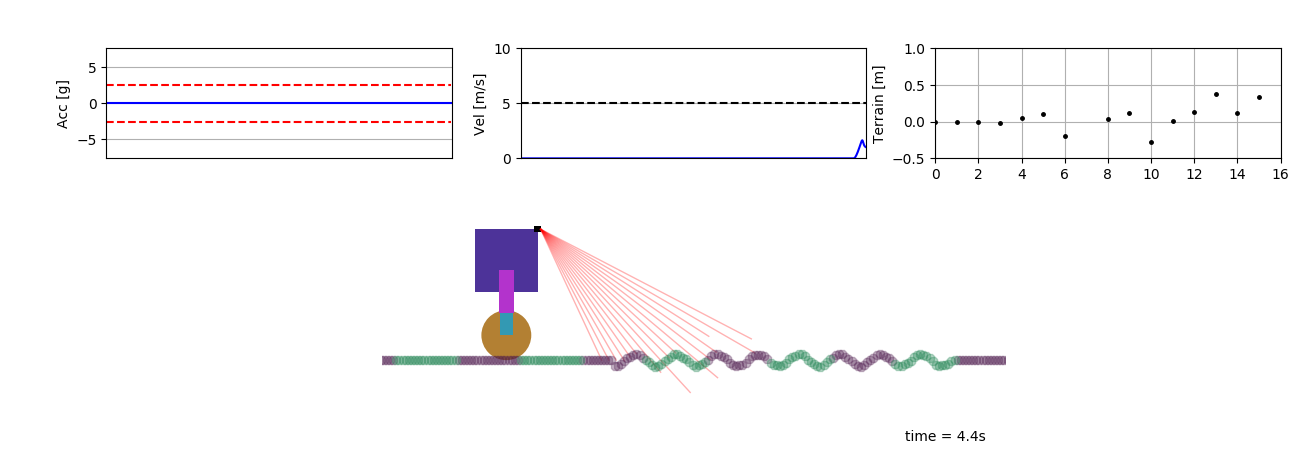

The script that drew this image:
import math
import numpy as np
import gym
from gym import spaces, logger
import matplotlib
import matplotlib.pyplot as plt
import matplotlib.lines as mlines
import matplotlib.patches as mpatches


# solver params
dt = 0.005
max_time = 30

# display params
skip_frames = 25


# car params:
body_width = 1.0
body_length = 1.0
body_color = (0.3,0.2,0.6)

suspension_width = 0.2
suspension_length = 0.7
suspension_upper_color = (0.7,0.2,0.8)
suspension_lower_color = (0.2,0.6,0.7)

wheel_radius = 0.4
wheel_color = (0.7,0.5,0.2)

m1 = 1500.0 # quarter car weight (kg)
m2 = 300.0 # wheel weight (kg)

k1 = 80000.0 # suspension stiffness
k2 = 50000.0 # tire stiffness

b1 = 1750.0 # suspension damping
b2 = 15000.0 # tire damping

# laser scanner params
scanner_width = 0.1
scanner_length = 0.1
scanner_color = (0,0,0)

N_laser_rays = 16
Dtheta_laser_rays = 2.5*math.pi/180 #deg
Theta0_laser_rays = -65.0*math.pi/180 #deg

ground_xstart = -5.0
ground_xend = 100.0
ground_ds = 0.05
ground_color1 = (.3,.1,.3)
ground_color2 = (.1,.5,.3)

MaxU_positive = np.array([1500.0])
MaxU_negative = np.array([4500.0])

Xdim = 6
z1_ind = 0
z2_ind = 1
x_ind = 2
dz1_ind = 3
dz2_ind = 4
dx_ind = 5

class _Box2D:

    def __init__(self,x0,y0,w,l,color,y_ind):

        self.x0 = x0
        self.y0 = y0
        self.w = w
        self.l = l
        self.color = color
        self.x_ind = x_ind
        self.y_ind = y_ind

    def get_pos(self,X):

        x = self.x0 + X[self.x_ind,0]
        y = self.y0 + X[self.y_ind,0]

        return x,y


class _Cylinder2D:

    def __init__(self,x0,y0,r,color,y_ind):

        self.x0 = x0
        self.y0 = y0
        self.color = color
        self.radius = r
        self.x_ind = x_ind
        self.y_ind = y_ind

    def get_pos(self,X):

        x = self.x0 + X[self.x_ind,0]
        y = self.y0 + X[self.y_ind,0]
        return x, y


class _LaserScanner:

    def __init__(self,x0,y0,w,l,color,y_ind,hGround):

        self.x0 = x0
        self.y0 = y0
        self.w = w
        self.l = l
        self.color = color
        self.initial_Lvec = []
        self.x_ind = x_ind
        self.y_ind = y_ind

        self.f_prev = 0.0
        self.L_prev = 0.0

        self.ground = hGround

        for i in range(N_laser_rays):
            theta = Theta0_laser_rays + Dtheta_laser_rays*(i-1)
            ray_len = math.sqrt((self.y0/math.tan(-theta))**2 + self.y0**2)
            self.initial_Lvec.append(ray_len)

    def get_pos(self,X):

        x = self.x0 + X[self.x_ind,0]
        y = self.y0 + X[self.y_ind,0]
        return x, y

    def get_laser_scan(self, X):

        x0_laser_rays, y0_laser_rays = self.get_pos(X)

        x0_laser_rays = x0_laser_rays + scanner_width
        y0_laser_rays = y0_laser_rays + scanner_length/2

        x_ground = np.zeros(N_laser_rays)
        y_ground = np.zeros(N_laser_rays)

        for i in range(N_laser_rays):

            theta_i = Theta0_laser_rays + i*Dtheta_laser_rays
            x_ground[i], y_ground[i] = self._get_laser_intersection(x0_laser_rays, y0_laser_rays, theta_i, i)

        return x0_laser_rays,y0_laser_rays,x_ground,y_ground

    def _get_laser_intersection(self, x0, y0, theta, ray_ind):

        # do a newton 's method line search:
        L0 = self.initial_Lvec[ray_ind]
        k = 1
        f_diff = 1e9
        x_diff = 1e9
        init = True

        while f_diff > 1e-6 and x_diff > 1e-6 and k < 100:

            [L, f_diff, x_diff] = self._do_newton_iteration(x0, y0, theta, L0, init)
            k = k + 1
            L0 = L
            init = False
           # print("k",k)

        if L < 0:
            L = self.initial_Lvec[ray_ind]

        x_ground = x0 + L * math.cos(theta)
        y_ground = y0 + L * math.sin(theta)

        return x_ground, y_ground

    def _do_newton_iteration(self,x0,y0,theta,L,init):

        if init:
            self.f_prev = 0.0
            self.L_prev = 0.0
            f = 1e3
            dL = 1e-3
        else:
            x_ray= np.array([x0 + L * math.cos(theta)])
            dx_ray = np.array([0.0])
            f,_ = self.ground.get_height(x_ray, dx_ray) - (y0 + L * math.sin(theta))
            dL = (L - self.L_prev) / (f - self.f_prev) * f

        L_next = L - dL

        f_diff = abs(f - self.f_prev)
        L_diff = abs(L - self.L_prev)
        self.f_prev = f
        self.L_prev = L

        return L_next,f_diff,L_diff

class _Ground:

    def __init__(self,x_start,x_end,ds):

        self.x0 = x_start
        self.xf = x_end
        self.length = x_end - x_start
        self.ds = ds

        self.reset()

        self.ground_type = 'sin' # 'sin' or 'square'

    def reset(self):

        self.f1 = 0.1 + np.random.uniform() * 15
        self.f2 = self.f1 * 3 + np.random.uniform() * 3

        self.a1 = 0.01 + np.random.uniform() * 0.2
        self.a2 = 0.001 + np.random.uniform() * 0.05

        self.bump_start = 5 + np.random.uniform()*20;
        self.bump_end = self.bump_start + 1 + np.random.uniform() * 10

    def get_height(self,x,dx):

        z = np.zeros(len(x))
        dz =  np.zeros(len(x))
        for i in range(len(x)):
            if x[i] > self.bump_start and x[i] < self.bump_end:

                if self.ground_type=='sin':
                    z[i] = self.a1 * math.cos(self.f1 * x[i]) + self.a2 * math.cos(self.f2 * x[i])
                    dz[i] = -self.a1 * self.f1 * math.sin(self.f1 * x[i]) * dx[i] - self.a2 * self.f2 * math.sin(self.f2 * x[i]) * dx[i]

                elif self.ground_type=='square':
                    z[i] = self.a1
                    dz[i] = 0.0

        return z,dz

class Car1D(gym.Env):

    """
     Description:
         A quarter car model, moving in 1 direction (Hence 1D). model consists of a mass, 2 springs, 2 dampers in series(modeling the suspension and tire), and a non smooth terrain that imposes vertical displacements.
         The horizontal movement is governed by a control law, that follows the desired speed. A laser scanner is mounted on the car and measures the ground height in front of the car.

     Observation:
         Type: Tuple(4)
             Num	Type            Observation                             Min         Max   Units
         1	    Box(1)        Car's horizontal Velocity                     0          15     [m/s]
         2      Box(1)        Car's vertical acceleration                   -25        25    [m/s^2]
         3	    Box(1)        Gas/Brakes Control cmd                        -5e3       5e3    [N]
         4      Box(16)       array of ground heights from laser scanner    -1          1      [m]

     Actions:
         Type: Box(1)
         Num	Action
         0	    Desired velocity command

     Reward:
         Reward is -acc^2+vel^2-brake_force for every time step , including the termination step.
         we give positive reward for horizontal velocity, negative reward for vertical acceleration,
         and negative reward for braking.
         if the vehicle drives backwards and reaches x=x0, we reduce -100


     Starting State:
         All observations are zero

     Episode Termination:
         Car Position is beyond x0,xf
         Episode time exceeds 30 seconds
     """

    metadata = {
        'render.modes': ['human', 'rgb_array'],
        'video.frames_per_second': 50
    }

    def __init__(self):

        x0 = -body_width/2
        y0 = wheel_radius + suspension_length
        w = body_width
        l = body_length
        color = body_color
        y_ind = z1_ind
        self.body = _Box2D(x0,y0,w,l,color,y_ind)

        x0 = -suspension_width/2
        y0 = wheel_radius
        w = suspension_width
        l = suspension_length
        color = suspension_lower_color
        y_ind = z2_ind
        self.suspension_lower = _Box2D(x0,y0,w,l,color,y_ind)

        x0 = -suspension_width*1.2/2
        y0 = wheel_radius + suspension_length/2
        w = suspension_width*1.2
        l = suspension_length
        color = suspension_upper_color
        y_ind = z1_ind
        self.suspension_upper = _Box2D(x0,y0,w,l,color,y_ind)

        x_start = ground_xstart
        x_end = ground_xend
        ds = ground_ds
        self.ground = _Ground(x_start,x_end,ds)

        x0 = body_width/2-scanner_width/2
        y0 = wheel_radius + suspension_length + body_length-scanner_length/2
        w = scanner_width
        l = scanner_length
        color = scanner_color
        y_ind = z1_ind
        self.laser_scanner = _LaserScanner(x0,y0,w,l,color,y_ind,self.ground)

        x0 = 0
        y0 = wheel_radius
        color = wheel_color
        r = wheel_radius
        y_ind = z2_ind
        self.wheel = _Cylinder2D(x0,y0,r,color,y_ind)



        # acc calculation
        self.dz1_prev = 0.0

        # Fx calculation
        self.Fx_prev = 0.0
        self.U_prev = 0.0
        self.err_prev = 0.0

        self.tau_positive = 1.0
        self.tau_negative = 0.2

        self.b1_positive = dt / self.tau_positive
        self.a1_positive = (1.0 - dt / self.tau_positive)

        self.b1_negative = dt / self.tau_negative
        self.a1_negative = (1.0 - dt / self.tau_negative)

        self.Kp = 1.8
        self.Kd = 2.5

        # dynamic state
        self.X0 = np.zeros( (Xdim,1) )

        # derivatives matrices:
        self.Minv = np.matrix([[1.0 ,  0.0  , 0.0  , 0.0     , 0.0     , 0.0],
                               [0.0 ,  1.0  , 0.0  , 0.0     , 0.0     , 0.0],
                               [0.0 ,  0.0  , 1.0  , 0.0     , 0.0     , 0.0],
                               [0.0 ,  0.0  , 0.0  , 1.0/m1  , 0.0     , 0.0],
                               [0.0 ,  0.0  , 0.0  , 0.0     , 1.0/m2  , 0.0],
                               [0.0 ,  0.0  , 0.0  , 0.0     , 0.0     , 1.0/(m1+m2)]])

        self.G = np.matrix([[0.0, 0.0,        0.0, -1.0,  0.0,       0.0],
                            [0.0, 0.0,       0.0,  0.0, -1.0,       0.0],
                            [0.0, 0.0,       0.0,  0.0,  0.0,      -1.0],
                            [ k1, -k1,       0.0,   b1,  -b1,       0.0],
                            [-k1, (k1 + k2), 0.0,  -b1,  (b1 + b2), 0.0],
                            [0.0, 0.0,       0.0,  0.0,  0.0,       0.0]])

        self.Phi = np.matrix([[0.0 , 0.0 , 0.0 ],
                              [0.0 , 0.0 , 0.0 ],
                              [0.0 , 0.0 , 0.0 ],
                              [0.0 , 0.0 , 0.0 ],
                              [k2  , b2  , 0.0 ],
                              [0.0 , 0.0 , 1.0 ]])


        """
        Two kinds of valid input:
            Box(low=-1.0, high=1.0, shape=(3,4)) # low and high are scalars, and shape is provided
            Box(low=np.array([-1.0,-2.0]), high=np.array([2.0,4.0])) # low and high are arrays of the same shape
        """

        # action space
        self.action_space = spaces.Box(low=0.0, high=15.0,shape=(1,),dtype=np.float64)

        # observation space
        self.observation_space = spaces.Tuple((spaces.Box(low=0.0, high=15.0,shape=(1,),dtype=np.float64), # "horizontal vel"
                                               spaces.Box(low=-1e2, high=1e2,shape=(1,),dtype=np.float64), # "vertical acc"
                                               spaces.Box(low=-5e3, high=5e3,shape=(1,),dtype=np.float64), # "control cmd"
                                               spaces.Box(low=np.ones(N_laser_rays,np.float64)*(-1), high=np.ones(N_laser_rays,np.float64)))) # "laser scanner"

        # state
        self.state = None

        # time
        self.t = 0.0
        self.dt = dt
        self.t_final = max_time

        # graphics
        self.hFig = None
        self.hAxes = None
        self.hTimeObj_str = None
        self.hTimeObj = None
        self.hWheel = None
        self.hUpperSuspension = None
        self.hLowerSuspension = None
        self.hBody = None
        self.hLaserScanner = None
        self.hGround = None
        self.hLaserRays = None
        self.frame = 0

        # protect against illegal calls
        self.steps_beyond_done = None

    def _get_initial_state(self):

        # Get ground:
        x = self.X0[x_ind]
        dx = self.X0[dx_ind]
        [z, dz] = self.ground.get_height(x, dx)

        # Get acc:
        dz1 = self.X0[dz1_ind,0]
        acc = self._get_acc(dz1)

        # Get laser scan:
        x0_laser_rays, y0_laser_rays, x_ground, z_ground = self.laser_scanner.get_laser_scan(self.X0)

        state = self._wrap_state(self.X0,acc,0.0,0.0,z_ground)

        return state

    def reset(self):

        self.dz1_prev = 0.0
        self.Fx_prev = 0.0
        self.U_prev = 0.0
        self.err_prev = 0.0
        self.t = 0.0
        self.frame = 0
        self.ground.reset()
        self.state = self._get_initial_state()
        self.steps_beyond_done = None
        ob = self._get_observation()
        return ob


    def step(self,action):

    #    assert self.action_space.contains(action), "%r (%s) invalid" % (action, type(action))

        X, acc, Fx, u, z_ground = self._unwrap_state(self.state)

        # Get desired_speed:
        vel_cmd = action

        # Get ground:
        x = X[x_ind]
        dx = X[dx_ind]
        [z, dz] = self.ground.get_height(x, dx)

        # Get derivatives:
        dX = self._DerivativesFcn(X, z, dz, Fx)

        # compute next state:
        Xnext = X + self.dt * dX

        # prepare for next iteation

        # Get acc:
        dz1 = X[dz1_ind]
        acc = self._get_acc(dz1)

        # Get laser scan:
        x0_laser_rays, y0_laser_rays, x_ground, z_ground = self.laser_scanner.get_laser_scan(X)

        # Get driving force:
        Fx, u = self._get_Fx(X, z, vel_cmd)

        self.state = self._wrap_state(Xnext,acc,Fx,u,z_ground)
        self.t = self.t + self.dt

        done = Xnext[x_ind] < self.ground.x0  or Xnext[x_ind] > self.ground.xf or self.t > self.t_final

        done = bool(done)

        if not done:
            reward = self._get_reward(action)
        elif self.steps_beyond_done is None:
            # finished episode
            self.steps_beyond_done = 0
            reward = self._get_reward(action)
        else:
            if self.steps_beyond_done == 0:
                logger.warn("You are calling 'step()' even though this environment has already returned done = True. You should always call 'reset()' once you receive 'done = True' -- any further steps are undefined behavior.")
            self.steps_beyond_done += 1
            reward = 0.0

        observation = self._get_observation()

        return observation , reward, done, {}

    def _get_reward(self,action):

        X, acc, Fx, u, z_ground = self._unwrap_state(self.state)

        x = X[x_ind,0]
        dx = X[dx_ind,0]

        normalize_u_to_1 = 1/abs(MaxU_negative)
        brake = np.clip(u,-np.inf,0.0)*normalize_u_to_1

        normalize_acc_to_1 = 1/25.0
        acc = acc*normalize_acc_to_1

        normalize_dx_to_1 = 1/15.0
        dx = np.clip(dx,0.0,np.inf)*normalize_dx_to_1

        r = -acc**2 + dx**2 - 0.1*abs(brake)
        if x<self.ground.x0:
            r = r-100

        return r

    def _get_observation(self):

        X, acc, Fx, u, z_ground = self._unwrap_state(self.state)
        dx = X[dx_ind,0]

        # ob = self.observation_space.sample()
        # "horizontal vel": np.array(dx)
        # "vertical acc":   np.array(acc)
        # "control cmd":    np.array(u)
        # "laser scanner":  z_ground

        ob = (np.array([dx]),np.array([acc]),np.array([u]),z_ground)

        return ob

    @staticmethod
    def _unwrap_observation(ob):

        dx = ob[0]
        acc = ob[1]
        u = ob[2]
        z_ground = ob[3]

        return dx,acc,u,z_ground

    def _get_acc(self,dz1):

        ddz1 = (dz1-self.dz1_prev)/self.dt
        self.dz1_prev = dz1

        return ddz1

    def _init_display(self):

        if self.hFig==None:

          #  matplotlib.interactive(True)

            self.hFig = plt.figure()
            self.hAxes = self.hFig.add_subplot(111)#, autoscale_on=True)
            self.hAxes.set_aspect('equal')
            self.hAxes.set_frame_on(False)
            self.hAxes.set_xticks([])
            self.hAxes.set_yticks([])

            self.hAxes1 = self.hFig.add_subplot(331)#, autoscale_on=True)
            #   self.hAxes1.margins(1.5)
            self.hAxes1.grid(True)
            self.hAxes1.set_xticks([])
            self.hAxes1.set_xlim(0, 5)
            MaxAcc = 25.0
            self.hAxes1.set_ylim(-MaxAcc/9.81*3, MaxAcc/9.81*3)
            self.hAxes1.set_ylabel('Acc [g]')

            self.hAxes2 = self.hFig.add_subplot(332)#, autoscale_on=True)
            # self.hAxes2.margins(0.5)
            self.hAxes2.grid(True)
            self.hAxes2.set_xticks([])
            self.hAxes2.set_xlim(0, 5)
            MaxVel = 10.0
            self.hAxes2.set_ylim(0,MaxVel)
            self.hAxes2.set_ylabel('Vel [m/s]')


            self.hAxes3 = self.hFig.add_subplot(333)#, autoscale_on=True)
            #  self.hAxes3.margins(0.5)
            self.hAxes3.grid(True)
            self.hAxes3.set_xlim(0, N_laser_rays)
            self.hAxes3.set_ylim(-0.5, 1)
            self.hAxes3.set_xticks([])
            self.hAxes3.set_ylabel('Terrain [m]')

           # plt.show()

        else:
            self.hAxes.clear()
            self.hAxes.set_xticks([])
            self.hAxes.set_yticks([])

            self.hAxes1.clear()
            self.hAxes1.grid(True)
            self.hAxes1.set_xticks([])
            self.hAxes1.set_xlim(0, 5)
            MaxAcc = 25.0
            self.hAxes1.set_ylim(-MaxAcc/9.81*3, MaxAcc/9.81*3)
            self.hAxes1.set_ylabel('Acc [g]')

            self.hAxes2.clear()
            self.hAxes2.grid(True)
            self.hAxes2.set_xticks([])
            self.hAxes2.set_xlim(0, 5)
            MaxVel = 10.0
            self.hAxes2.set_ylim(0,MaxVel)
            self.hAxes2.set_ylabel('Vel [m/s]')

            self.hAxes3.clear()
            self.hAxes3.grid(True)
            self.hAxes3.set_xlim(0, N_laser_rays)
            self.hAxes3.set_ylim(-0.5, 1)
            self.hAxes2.set_xticks([])
            self.hAxes3.set_ylabel('Terrain [m]')

        self.hTimeObj_str = 'time = %.1fs'
        self.hTimeObj = self.hAxes.text(0.84, -0.05, '0.0s', transform=self.hAxes.transAxes)

        X0 = np.zeros((Xdim,1))

        # add car wheel
        xy = self.wheel.get_pos(X0)
        r = self.wheel.radius
        face_color = self.wheel.color
        self.hWheel = mpatches.Circle(xy, r, fc=face_color, zorder=1)
        self.hAxes.add_patch(self.hWheel)

        # add upper suspension
        xy = self.suspension_upper.get_pos(X0)
        width = self.suspension_upper.w
        height = self.suspension_upper.l
        face_color = self.suspension_upper.color
        self.hUpperSuspension = mpatches.Rectangle(xy, width, height, fc=face_color, zorder=3)
        self.hAxes.add_patch(self.hUpperSuspension)

        # add lower suspension
        xy = self.suspension_lower.get_pos(X0)
        width = self.suspension_lower.w
        height = self.suspension_lower.l
        face_color = self.suspension_lower.color
        self.hLowerSuspension = mpatches.Rectangle(xy, width, height, fc=face_color, zorder=2)
        self.hAxes.add_patch(self.hLowerSuspension)

        # add car body
        xy = self.body.get_pos(X0)
        width = self.body.w
        height = self.body.l
        face_color = self.body.color
        self.hBody = mpatches.Rectangle(xy, width, height, fc=face_color, zorder=1)
        self.hAxes.add_patch(self.hBody)

        # add laser scanner
        xy = self.laser_scanner.get_pos(X0)
        width = self.laser_scanner.w
        height = self.laser_scanner.l
        face_color = self.laser_scanner.color
        self.hLaserScanner = mpatches.Rectangle(xy, width, height, fc=face_color, zorder=1)
        self.hAxes.add_patch(self.hLaserScanner)

        # add laser rays
        x0,y0,ground_x,ground_z = self.laser_scanner.get_laser_scan(X0)

        self.hLaserRays = []
        for i in range(len(ground_z)):
            self.hLaserRays.append(mlines.Line2D([x0,ground_x[i]], [y0,ground_z[i]], lw=1., alpha=0.3, color=(1.0,0.0,0.0)))
            self.hAxes.add_line(self.hLaserRays[i])

        # add ground
        x0 = self.ground.x0
        xf = self.ground.xf
        ds = self.ground.ds

        ground_x = np.arange(x0, xf, ds)
        ground_dx = np.zeros(len(ground_x))
        ground_z,_ = self.ground.get_height(ground_x,ground_dx)

        # ind1 = i for (i,val) in ground_x if np.ceil(abs(ground_x))%2 == 0
        # ind2 = i for (i,val) in ground_x if np.floor(abs(ground_x))%2 == 0

        ind1 = np.where(np.ceil(abs(ground_x))%2 == 0)
        ind2 = np.where(np.floor(abs(ground_x))%2 == 0)

        self.hGround1 = mlines.Line2D(ground_x[ind1], ground_z[ind1], lw=5., alpha=0.3, color=ground_color1,linestyle='',marker="8")
        self.hGround2 = mlines.Line2D(ground_x[ind2], ground_z[ind2], lw=5., alpha=0.3, color=ground_color2,linestyle='',marker="8")
        self.hAxes.add_line(self.hGround1)
        self.hAxes.add_line(self.hGround2)

        self.hAxes.set_xlim(-body_length * 2,  body_length * 8)
        self.hAxes.set_ylim(-1, 5)

        # Acc display
        MaxAcc = 25.0
        self.acc_tvec = np.arange(0.0,5.0,self.dt)
        self.acc_vec = np.zeros(len(self.acc_tvec))
        self.hAccVisLine = mlines.Line2D(self.acc_tvec,self.acc_vec , color='b')
        self.hAccVisLineUpper = mlines.Line2D( self.acc_tvec, np.ones(len(self.acc_tvec)) * MaxAcc / 9.81, color='r',linestyle='--')
        self.hAccVisLineLower = mlines.Line2D( self.acc_tvec, np.ones(len(self.acc_tvec)) *(-MaxAcc) / 9.81, color='r',linestyle='--')
        self.hAxes1.add_line(self.hAccVisLine)
        self.hAxes1.add_line(self.hAccVisLineUpper)
        self.hAxes1.add_line(self.hAccVisLineLower)

        #Vel display
        MaxVel = 5.0
        self.vel_tvec = np.arange(0.0,5.0,self.dt)
        self.vel_vec = np.zeros(len(self.vel_tvec))
        self.hVelVisLine = mlines.Line2D(self.vel_tvec,self.vel_vec , color='b')
        self.hVelVisLineRef = mlines.Line2D(self.vel_tvec, np.ones(len(self.vel_tvec)) * MaxVel, color='k',linestyle='--')
        self.hAxes2.add_line(self.hVelVisLine)
        self.hAxes2.add_line(self.hVelVisLineRef)

        # Terrain display
        ds = 0.1
        self.terrain_xvec = np.arange(0,N_laser_rays)
        self.hTerrainVisLine = mlines.Line2D(self.terrain_xvec, np.zeros(len(self.terrain_xvec)), color='k',linestyle='',marker='.',markersize=5)
        self.hAxes3.add_line(self.hTerrainVisLine)
        # plt.draw()
        # plt.pause(0.1)

    def render(self, mode='human'):

        if self.hFig is None or self.frame==0:
            self._init_display()

        if not bool(self.frame % skip_frames):

            X, acc, Fx, u, z_ground = self._unwrap_state(self.state)

            self.hTimeObj.set_text(self.hTimeObj_str % self.t)

            # update car body pos:
            xy = self.body.get_pos(X)
            self.hBody.set_xy(xy)

            # update wheel pos:
            xy = self.wheel.get_pos(X)
            self.hWheel.center = xy

            # update upper suspension pos:
            xy = self.suspension_upper.get_pos(X)
            self.hUpperSuspension.set_xy(xy)

            # update lower suspension pos:
            xy = self.suspension_lower.get_pos(X)
            self.hLowerSuspension.set_xy(xy)

            # update laser scanner pos:
            xy = self.laser_scanner.get_pos(X)
            self.hLaserScanner.set_xy(xy)

            # update laser scan:
            x0, y0, ground_x, ground_z = self.laser_scanner.get_laser_scan(X)
            for i in range(len(ground_z)):
                self.hLaserRays[i].set_data([x0, ground_x[i]], [y0, ground_z[i]])

            # update ground:
            # x0 = self.ground.x0
            # xf = self.ground.xf
            # ds = self.ground.ds
            #
            # ground_x = np.arange(x0, 5, ds)
            # ground_z = np.zeros(len(ground_x))
            #
            # self.hGround.set_data(ground_x, ground_z)

         #   self.acc_vec = np.concatenate(( self.acc_vec[1:], acc/9.81 ))

         #   vel =  np.array([np.asscalar(X[dx_ind,0])])
         #   self.vel_vec = np.concatenate(( self.vel_vec[1:], vel ))

            # update acc display:
            self.hAccVisLine.set_data(self.acc_tvec, self.acc_vec)

            # update vel display:
            self.hVelVisLine.set_data(self.vel_tvec, self.vel_vec)

            # update laser scan display:
            self.hTerrainVisLine.set_data(self.terrain_xvec, ground_z)

           # x = X[x_ind,0]
          #  self.hAxes.set_xlim(x-body_length*2,x+body_length*8)

            # time
            self.hTimeObj.set_text(self.hTimeObj_str % self.t)

            # update figure
            plt.draw()
            plt.pause(1e-6)

        self.frame = self.frame + 1

    @staticmethod
    def _wrap_state(X,acc,Fx,u,z_ground):

        state = (X,acc,Fx,u,z_ground)

        return state

    @staticmethod
    def _unwrap_state(state):

        X = state[0]
        acc = state[1]
        Fx = state[2]
        u = state[3]
        z_ground = state[4]

        return X,acc,Fx,u,z_ground

    def _get_Fx(self, X, ground_z, desired_speed):

        # Control law:
        measured_speed = X[dx_ind]
        err = desired_speed - measured_speed

        if err < 0:
            U = self.Kp * err * 2.5 + self.Kd * (err - self.err_prev) / self.dt * 0.25
        else:
            U = self.Kp * err + self.Kd * (err - self.err_prev) / self.dt

        U = U * 1000
        U = max(min(U, MaxU_positive), -MaxU_negative)

        #  apply delay on force:
        if U < 0 and err < 0:
            Fx = self.b1_negative * self.U_prev + self.a1_negative * self.Fx_prev
        else:
            Fx = self.b1_positive * self.U_prev + self.a1_positive * self.Fx_prev

        self.Fx_prev = Fx
        self.U_prev = U
        self.err_prev = err

        return Fx,U

    def _DerivativesFcn(self,X, z, dz, Fx):

        U = np.array([z , dz , [Fx]])
        dX = self.Minv*(-self.G*X + self.Phi*U)

        return dX
